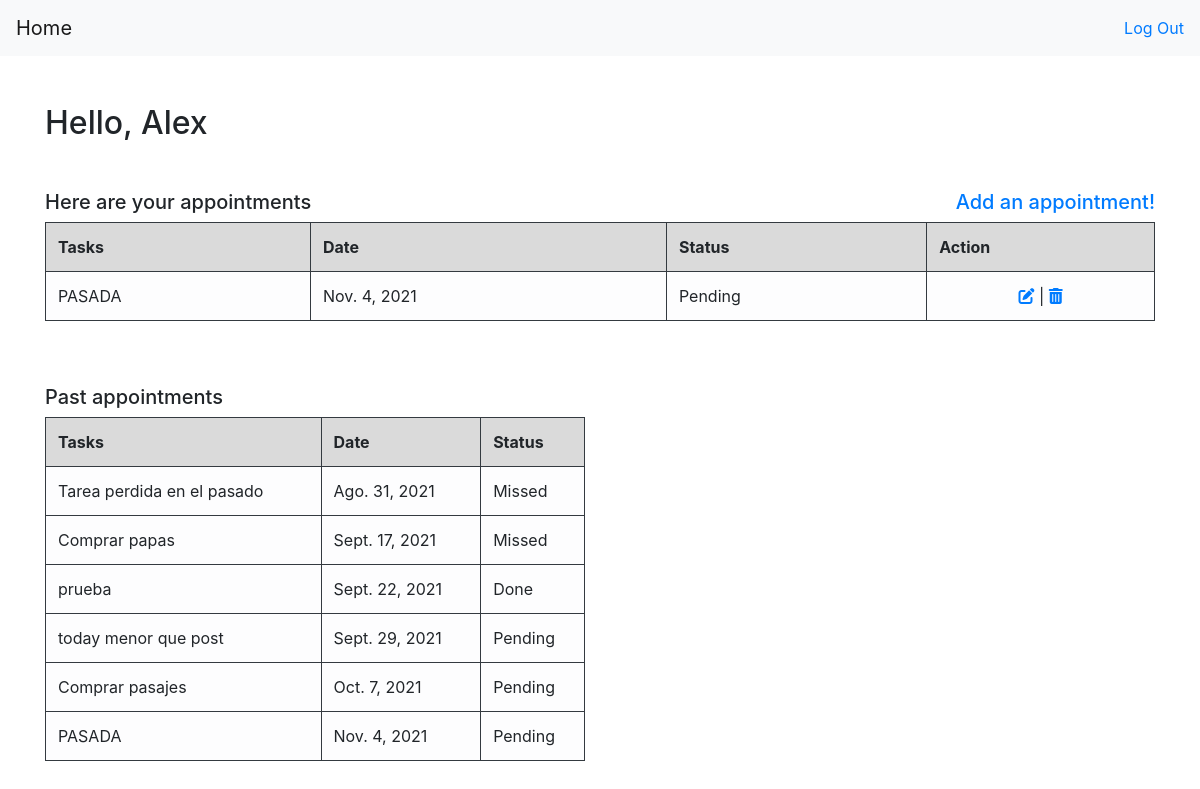
The app's page /appointments/ (signed in) with its own data.
### login/models.py (models this page shows)
class User(models.Model):
    first_name = models.CharField(max_length=100)
    last_name = models.CharField(max_length=100)
    email = models.CharField(max_length=100)
    password = models.CharField(max_length=100)
    created_at = models.DateTimeField(auto_now_add=True)
    updated_at = models.DateTimeField(auto_now=True)
    objects = UserManager()

### appo_app/models.py (models this page shows)
class Appointment(models.Model):
    name = models.CharField(max_length=100)
    status = models.CharField(max_length=7)
    date = models.DateField()
    user = models.ForeignKey(User, on_delete=CASCADE, related_name="appointments")
    created_at = models.DateTimeField(auto_now_add=True)
    updated_at = models.DateTimeField(auto_now=True)

### appo_app/views.py (the view)
# urls.py: path('', views.appointments, name='appointments'),
def appointments(request):
    if 'user_id' not in request.session:
        return redirect('/')
    today = datetime.now()
    context = {
        'active_user': User.objects.get(id=request.session['user_id']),
        'appoint_list': Appointment.objects.filter(user__id = request.session['user_id']).filter(date__gte = today).order_by('date'),
        'past_appo_list': Appointment.objects.filter(user__id = request.session['user_id']).filter(date__lte = today).order_by('date'),
    }
    return render(request, 'appointments.html', context)

### login/templates/appointments.html (shortened to what this page needs)
<!DOCTYPE html>
<html lang="en">
<head>
    <link rel="stylesheet" href="https://cdn.jsdelivr.net/npm/bootstrap@4.6.0/dist/css/bootstrap.min.css">
</head>
<body>
    {% include "navbar.html" %}
    <div class="container">
        <div class="my-5">
            <h2>Hello, {{active_user.first_name}}</h2>
        </div>
        <div class='row justify-content-between'>
            <div class="col-md-7">
                <h5>Here are your appointments</h5>
            </div>
            <div class="col-md-3 text-right">
                <a href="{% url 'add_appo' %}">
                    <h5>Add an appointment!</h5>
                </a>
            </div>
        </div>
        <div class="row">
            <div class="col table-responsive">
                <table class="table table-hover table-bordered border-dark">
                    <thead>
                        <tr class="table-active">
                            <th class="border-dark border" scope="col">Tasks</th>
                            <th class="border-dark border" scope="col">Date</th>
                            <th class="border-dark border" scope="col">Status</th>
                            <th class="border-dark border" scope="col">Action</th>
                        </tr>
                    </thead>
                    <tbody>
                        {% for appo in appoint_list %}
                        <tr class="table-light">
                            <td class="border-dark border">{{appo.name}}</td>
                            <td class="border-dark border">{{appo.date}}</td>
                            <td class="border-dark border">{{appo.status}}</td>
                            <td class="border-dark border text-center">
                                <a href="/appointments/{{appo.id}}/edit "><i class="fas fa-edit "></i></a> |
                                <a href="/appointments/{{appo.id}}/delete "><i class="fas fa-trash-alt "></i></a>
                            </td>
                        </tr>
                        {% endfor %}
                    </tbody>
                </table>
            </div>
        </div><br><br>
    </div>
    <div class="container">
        <div class='row justify-content-between'>
            <div class="col-md-7">
                <h5>Past appointments</h5>
            </div>
        </div>
        <div class="row">
            <div class="col-md-6">
                <table class="table table-hover table-bordered border-dark ">
                    <thead>
                        <tr class="table-active">
                            <th class="border-dark border" scope="col">Tasks</th>
                            <th class="border-dark border" scope="col">Date</th>
                            <th class="border-dark border" scope="col">Status</th>
                        </tr>
                    </thead>
                    <tbody>
                        {% for appo in past_appo_list %}
                        <tr class="table-light">
                            <td class="border-dark border">{{appo.name}}</td>
                            <td class="border-dark border">{{appo.date}}</td>
                            <td class="border-dark border">{{appo.status}}</td>
                        </tr>
                        {% endfor %}
                    </tbody>
                </table>
            </div>
        </div>
    </div>
</body>
</html>
</html>

### login/templates/navbar.html (shortened to what this page needs)
<nav class="navbar navbar-expand-lg navbar-light bg-light">
    <a class="navbar-brand" href="/success">Home</a>
    <div class="collapse navbar-collapse" id="navbarSupportedContent">
        <form class="form-inline">
            <ul class="navbar-nav">
                <a href="{% url 'log_out' %}">Log Out</a>
            </ul>
        </form>
    </div>
</nav>

### records on screen
User: first_name "Alex"
Appointment: name "PASADA", date "Nov. 4, 2021", status "Pending"
Appointment: name "Tarea perdida en el pasado", date "Ago. 31, 2021", status "Missed"
Appointment: name "Comprar papas", date "Sept. 17, 2021", status "Missed"
Appointment: name "prueba", date "Sept. 22, 2021", status "Done"
Appointment: name "today menor que post", date "Sept. 29, 2021", status "Pending"
Appointment: name "Comprar pasajes", date "Oct. 7, 2021", status "Pending"
